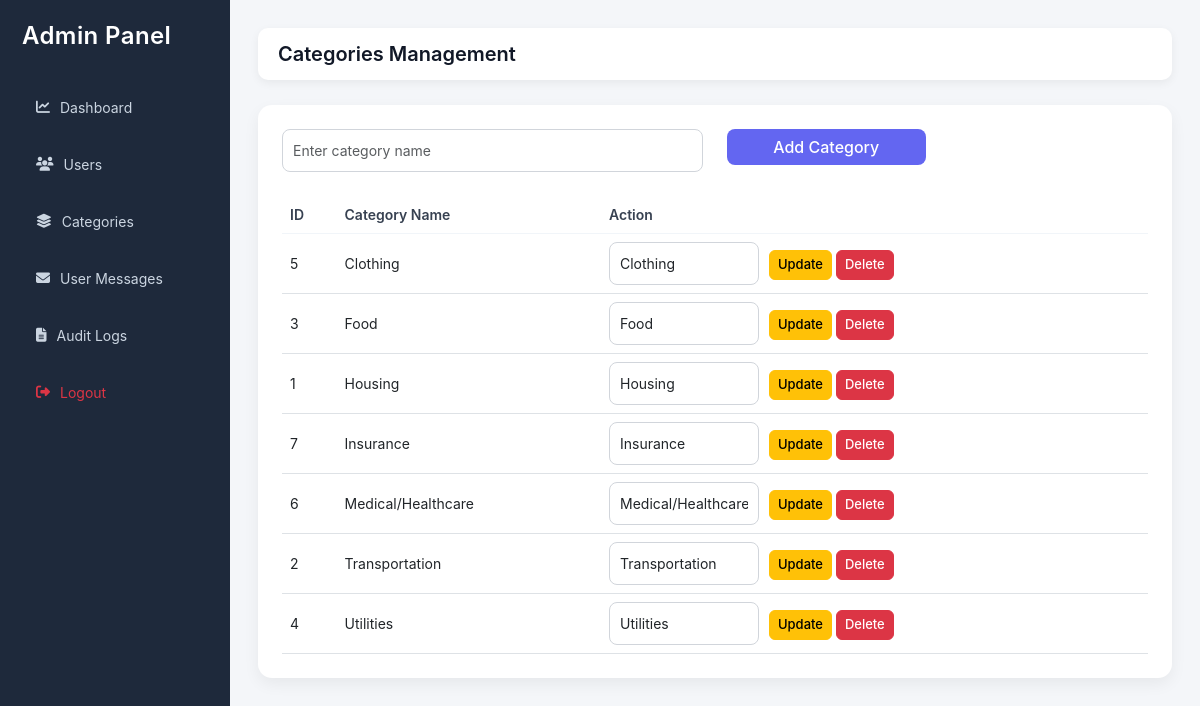
The app's page /admin/categories.php (signed in) with its own data.
### tables this page shows
CREATE TABLE IF NOT EXISTS `categories` (
  `id` int NOT NULL AUTO_INCREMENT,
  `user_id` int DEFAULT NULL,
  `category_name` varchar(100) DEFAULT NULL,
  `created_at` timestamp NULL DEFAULT CURRENT_TIMESTAMP,
  `created_by` enum('admin','user') DEFAULT 'admin',
  PRIMARY KEY (`id`)
);

### admin/categories.php (the view, shortened to what this page needs)
<?php
include "../config/database.php";
$result = mysqli_query($conn,"
    SELECT * FROM categories
    WHERE user_id IS NULL
    ORDER BY category_name ASC
");
?>
<!DOCTYPE html>
<html>
<head>
<link href="https://cdn.jsdelivr.net/npm/bootstrap@5.3.0/dist/css/bootstrap.min.css" rel="stylesheet">
<link rel="stylesheet" href="https://cdnjs.cloudflare.com/ajax/libs/font-awesome/6.5.0/css/all.min.css">
</head>
<body>
<div class="main-container">
<div class="sidebar">
<h4>Admin Panel</h4>
<a href="dashboard.php"><i class="fa-solid fa-chart-line"></i> Dashboard</a>
<a href="users.php"><i class="fa-solid fa-users"></i> Users</a>
<a href="categories.php"><i class="fa-solid fa-layer-group"></i> Categories</a>
<a href="messages.php">
<i class="fa-solid fa-envelope"></i> User Messages
</a>
<a href="logs.php"><i class="fa-solid fa-file-lines"></i> Audit Logs</a>
<a href="logout.php" class="text-danger">
<i class="fa-solid fa-right-from-bracket"></i> Logout
</a>
</div>
<div class="content">
<div class="topbar">
<h5>Categories Management</h5>
</div>
<div class="card p-4">
<form method="POST" class="row mb-4">
<div class="col-md-6">
<input type="text" name="category_name"
class="form-control" placeholder="Enter category name" required>
</div>
<div class="col-md-3">
<button type="submit" name="add_category"
class="btn btn-primary w-100">
Add Category
</button>
</div>
</form>
<div class="table-responsive">
<table class="table table-hover">
<thead>
<tr>
<th>ID</th>
<th>Category Name</th>
<th>Action</th>
</tr>
</thead>
<tbody>
<?php while($row = mysqli_fetch_assoc($result)) { ?>
<tr>
<td><?php echo $row['id']; ?></td>
<td><?php echo htmlspecialchars($row['category_name']); ?></td>
<td>
<form method="POST" class="d-inline">
<input type="text" name="category_name"
value="<?php echo htmlspecialchars($row['category_name']); ?>"
class="form-control d-inline"
style="width:150px;">
<button type="submit"
name="update_category"
class="btn btn-sm btn-warning">
Update
</button>
</form>
<a href="?delete=<?php echo $row['id']; ?>"
class="btn btn-sm btn-danger"
onclick="return confirm('Delete this category?')">
Delete
</a>
</td>
</tr>
<?php } ?>
</tbody>
</table>
</div>
</div>
</div>
</div>
</body>
</html>

### admin/categories.php (style rules this page uses)
body { margin:0; background:#f4f6f9; font-family:'Inter','Segoe UI',sans-serif; color:#111827; }
.main-container { display:flex; min-height:100vh; }
.sidebar { width:230px; height:100vh; background:#1e293b; color:white; padding:22px; position:fixed; left:0; top:0; display:flex; flex-direction:column; }
.sidebar h4 { margin-bottom:28px; font-weight:600; letter-spacing:0.4px; }
.sidebar a { display:flex; align-items:center; gap:10px; color:#cbd5e1; padding:12px 14px; margin:6px 0; text-decoration:none; border-radius:8px; font-size:14px; transition:all 0.25s ease; }
.content { margin-left:230px; width:calc(100% - 230px); padding:28px; }
.topbar { background:white; padding:14px 20px; border-radius:10px; display:flex; justify-content:space-between; align-items:center; box-shadow:0 3px 10px rgba(0,0,0,0.06); margin-bottom:25px; }
.topbar h5 { margin:0; font-weight:600; }
.card { border:none; border-radius:14px; box-shadow:0 6px 16px rgba(0,0,0,0.06); background:white; }
.form-control { border-radius:8px; padding:10px; font-size:14px; border:1px solid #d1d5db; }
.btn-primary { background:#6366f1; border:none; border-radius:8px; font-weight:500; }
.btn-warning { border-radius:6px; font-size:13px; font-weight:500; }
.btn-danger { border-radius:6px; font-size:13px; font-weight:500; }
.table { margin-bottom:0; font-size:14px; }
.table thead { background:#f1f5f9; }
.table th { font-weight:600; color:#374151; border:none; }
.table td { vertical-align:middle; border-top:1px solid #f1f5f9; }
table input.form-control { display:inline-block; width:160px; margin-right:6px; }

### records on screen
categories: id "5", category_name "Clothing"
categories: id "3", category_name "Food"
categories: id "1", category_name "Housing"
categories: id "7", category_name "Insurance"
categories: id "6", category_name "Medical/Healthcare"
categories: id "2", category_name "Transportation"
categories: id "4", category_name "Utilities"
